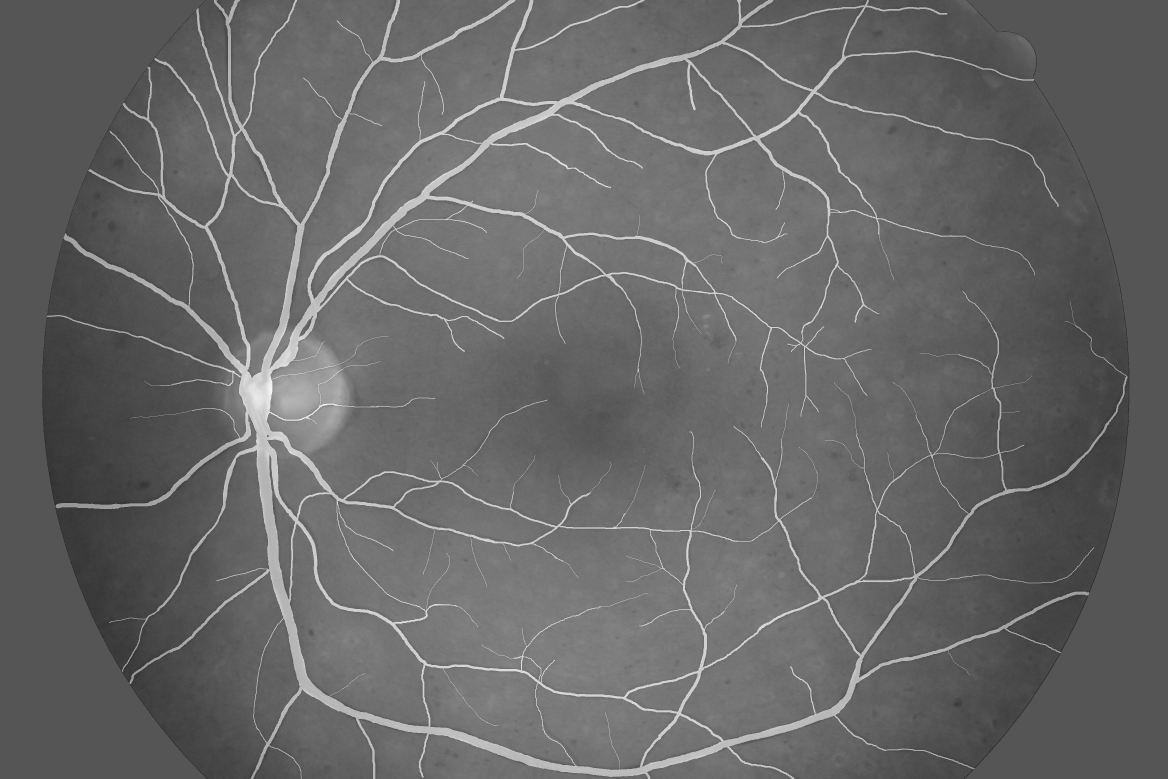
#> input picture Image segmentation/vessels_train.jpg, 3504 x 2336 px, found by its file name (shown at 1/3 size); the run also reads 1 picture not shown here
$ jupyter execute --allow-errors Automatic_Segmentation_colab.ipynb   (older library calls are emulated)
#> lines starting #> are read from the running program, lines starting #| are printed output that depends on the picture; long printed decimals are rounded
[cell 1]
from google.colab import drive
drive.mount('/content/drive')

# Automatic Image segmentation:

Let's consider an image segmentation problem in which we should identify a pattern from the background. In this case, we only have two classes of pixels: pixels belonging to the background and pixels belonging to the pattern of interest.

In order to understand the different methods covered in this session, we are going to use two different images from a well known dataset on retinal vessel segmentation:

- **Training image** ('vessels_train.jpg'): The one we are using in order to design the sementation method
- **Test iamge** ('vessels_test.jpg'): The image we are going to use in order to test the previously designed segmentation approach

For each of the images we also have their corresponding ground truth sementation images obtained from an independent expert ('vessels_train_GT.tif' and 'vessels_test_GT.tif'). We will use them as reference in order to quantify the performance of the sementation method. First we take a look to the image dataset:

[cell 2]
import skimage as sk
import matplotlib.pyplot as plt
from skimage import io
import os
from matplotlib import gridspec

path = '/content/drive/MyDrive/Master Interdisciplinary & Innovative/COMPUTER VISION/Segmentation/Image segmentation_colab/'

I_train = sk.io.imread(os.path.join(path,'vessels_train.jpg'))
#> I_train is the input picture: shape (2336, 3504); min 0, max 255, mean 103.1
I_train_GT = sk.io.imread(os.path.join(path,'vessels_train_GT.tif'))
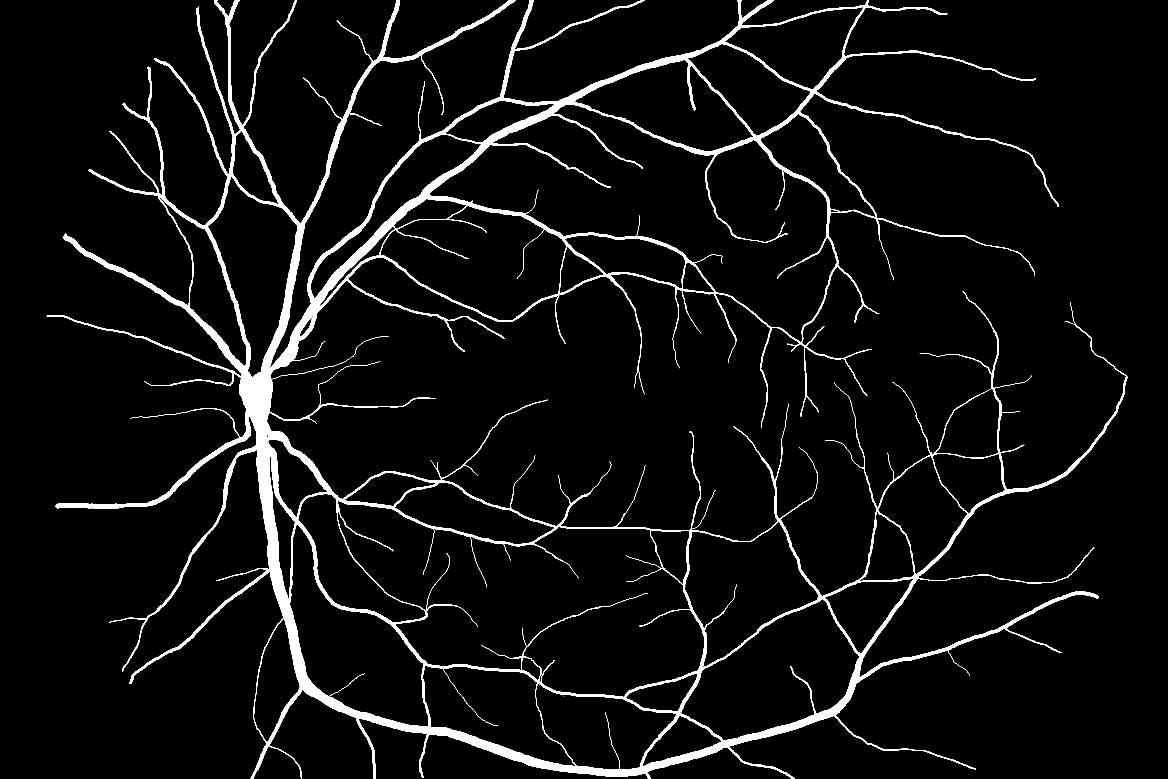
#> input picture Image segmentation/vessels_train_GT.tif, 3504 x 2336 px, found by its file name (shown at 1/3 size)
I_test = sk.io.imread(os.path.join(path,'vessels_test.jpg'))
I_test_GT = sk.io.imread(os.path.join(path,'vessels_test_GT.tif'))
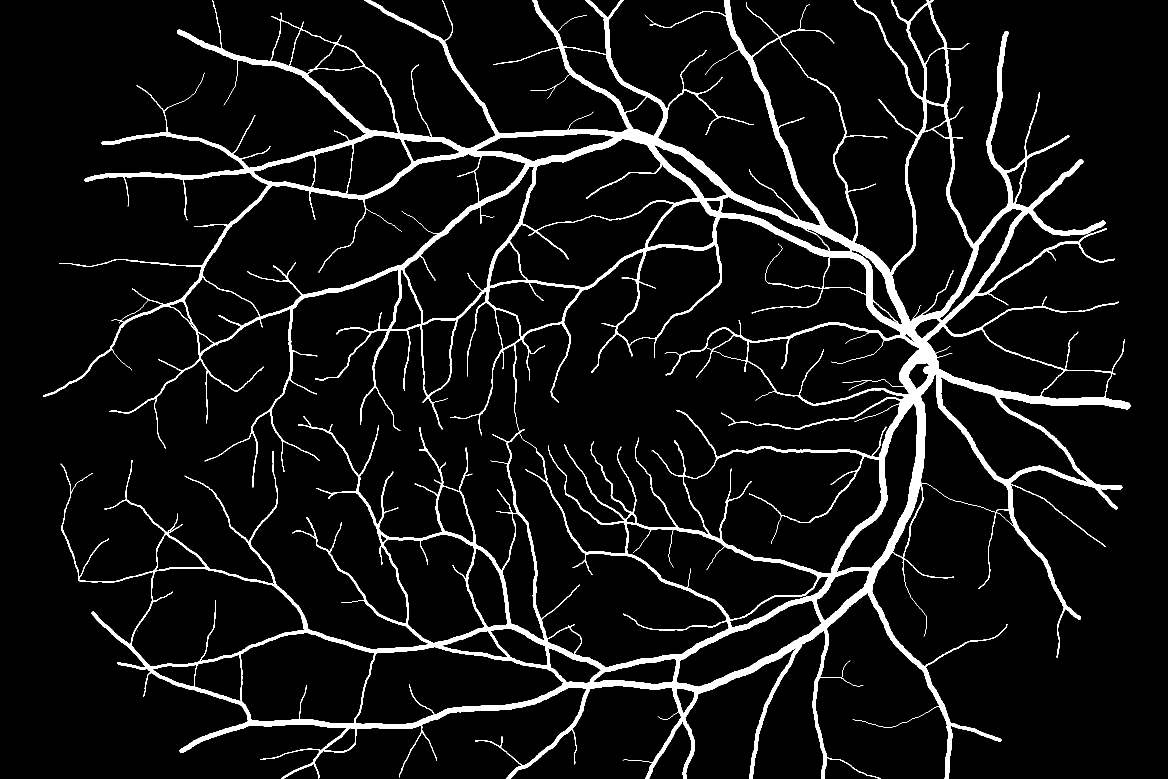
#> input picture Image segmentation/vessels_test_GT.tif, 3504 x 2336 px, found by its file name (shown at 1/3 size)

fig = plt.figure(figsize=(15, 15))
gs = gridspec.GridSpec(2, 2)

ax0 = fig.add_subplot(gs[0,0])
ax0.imshow(I_train, cmap=plt.cm.gray)
ax0.set_title('Training image')
ax0.set_axis_off()

ax1 = fig.add_subplot(gs[0,1])
ax1.imshow(I_train_GT, cmap=plt.cm.gray)
ax1.set_title('Ground Truth training image')
ax1.set_axis_off()

ax2 = fig.add_subplot(gs[1,0])
ax2.imshow(I_test, cmap=plt.cm.gray)
ax2.set_title('Test image')
ax2.set_axis_off()

ax3 = fig.add_subplot(gs[1,1])
ax3.imshow(I_test_GT, cmap=plt.cm.gray)
ax3.set_title('Groudth Truth test image')
ax3.set_axis_off()

plt.tight_layout()
plt.show()

# Manual thresholding:

A straightforward segmentation approach would be setting a manual grayscale trheshold after inspection of the image histogram:

[cell 3]
import matplotlib.pyplot as plt
from matplotlib import gridspec
import numpy as np

# reshape training image as 1d array:
v_I_train = I_train.reshape(I_train.shape[0]*I_train.shape[1],1).astype(np.uint8)

fig = plt.figure(figsize=(14, 6))
plt.hist(v_I_train, bins=256,density=True)
plt.show()

since we observe two clear clusters in the histogram we can separate them using a threshold of around 150-160:

[cell 4]
# Find Otsu's threshold for training image:
threshold_manual = 160

# Apply manual threshold to test image (Image Binarization):
I_manual = I_test >= threshold_manual


fig = plt.figure(figsize=(15, 15))
gs = gridspec.GridSpec(1, 2)

ax1 = fig.add_subplot(gs[0,0])
ax1.imshow(I_test, cmap=plt.cm.gray)
ax1.set_title('Original Image')
ax1.set_axis_off()

ax2 = fig.add_subplot(gs[0,1])
ax2.imshow(I_manual, cmap=plt.cm.gray)
ax2.set_title('Vessels segmentation (Manual Threshold T = {})'.format(threshold_manual))
ax2.set_axis_off()

plt.show()

## Otsu's Algorithm:

The first automatic segmentation approach is the Otsu's Method.

otsu.png

The algorithm finds the threshold that **maximum inter-class variance** $\sigma _{b}^{2}(t)$, defined in terms of the difference between the means of the two clusters in the image histogram (pattern and background, respectively):

$\sigma _{b}^{2}(t)=\omega _{0}(t)\omega _{1}(t)\left[\mu _{0}(t)-\mu _{1}(t)\right]^{2}$

The algorithm is the following:

1. Compute histogram and probabilities of each intensity level $p(i), i=0,\dots L$ where $L=2^n$ for an n-bit grayscale image.

2. Set up initial $\omega _{i}(0)$ and $\mu _{i}(0)$

3. Step through all possible thresholds $t=1,\ldots L-1$

a) Update $\omega _{i}$ and $\mu _{i}$

$\omega _{0}(t)=\sum _{i=0}^{t-1}p(i)$

$\omega _{1}(t)=\sum _{i=t}^{L-1}p(i)$

$\mu _{0}(t)={\frac {\sum _{i=0}^{t-1}ip(i)}{\omega _{0}(t)}}$

$\mu _{1}(t)={\frac {\sum _{i=t}^{L-1}ip(i)}{\omega _{1}(t)}}$

b) Compute $\sigma _{b}^{2}(t)=\omega _{0}(t)\omega _{1}(t)\left[\mu _{0}(t)-\mu _{1}(t)\right]^{2}$

4. Desired threshold corresponds to the maximum inter-class variance $\sigma _{b}^{2}(t)$

[cell 5]
import matplotlib.pyplot as plt
from matplotlib import gridspec
from skimage.filters import threshold_otsu

# Find Otsu's threshold for training image:
threshold_otsu = threshold_otsu(I_train)
#> threshold_otsu = 144

# Apply threshold to test image:
I_otsu = I_test >= threshold_otsu

fig = plt.figure(figsize=(15, 15))
gs = gridspec.GridSpec(2, 2)

ax1 = fig.add_subplot(gs[0,0])
ax1.imshow(I_test, cmap=plt.cm.gray)
ax1.set_title('Original Image')
ax1.set_axis_off()

ax2 = fig.add_subplot(gs[0,1])
ax2.imshow(I_otsu, cmap=plt.cm.gray)
ax2.set_title('Vessels segmentation (Otsu Threshold T = {})'.format(threshold_otsu))
ax2.set_axis_off()

ax3 = fig.add_subplot(gs[1,:])
ax3.hist(I_test.ravel(), bins=256,density=True)
ax3.axvline(threshold_otsu, color='r')
ax3.axvline(threshold_manual, color='g')
ax3.set_title('Histogram')
plt.show()

[cell 6]
threshold_otsu
#> Out = 144

# Segmentation methods using clustering algorithms:

Tehre are many Artificial Intelligence methods devoted to **automatic data clustering**. In our case clusters correspond to pixels belonging to the pattern and to the background. They are **Usupervised methods** that do not require the use of the ground truth in order to obtain a suitable segmentation.

The most common ones arethe following:

- Kmeans clustering
- Hierarchical clustering
- Gaussian Mixture models

We are going to focus in the kmeans clustering, we first explain how it works and then we are going to apply kmeans clustering to our vessel semgnetation problem. At the end of the section we provide some details on Hierarchical clustering and Gaussian Mixture models.

## kmeans algorithm:

[1] Specify the number of clusters $k$ to be found in data.

[2] Set initial values for the cluster centroids $\mu^0_1,\dots,\mu^0_k$ (at random or prior knowledge).

[3] Assign each observation to the nearest cluster (euclidean distance).

[4] Recompute the centroid of each cluster from the assigned observations $\mu^1_1,\dots,\mu^1_k$.

[5] Repeat steps 3-4 until no change in the centroids. Provide final clustering $\mu^n_1,\dots,\mu^n_k$, where $n$ is the number of iterations.

[cell 7]
from sklearn.cluster import KMeans

# reshape training image as 1d array:
v_I_train = I_train.reshape(I_train.shape[0]*I_train.shape[1],1).astype(np.uint8)

# Fit a Kmeans clustering model with two clusters using training image:
kmeans = KMeans(n_clusters=2, random_state=0).fit(v_I_train)

# Apply to predict test image:
v_I_test = I_test.reshape(I_test.shape[0]*I_test.shape[1],1).astype(np.uint8) # reshape image as 1d array

v_kmeans = kmeans.predict(v_I_test)
#v_kmeans= np.logical_not(v_kmeans)
I_kmeans = np.array(v_kmeans).reshape(I_test.shape[0],I_test.shape[1]).astype(np.uint8) # Shape back result as image


fig = plt.figure(figsize=(15, 15))
gs = gridspec.GridSpec(1, 2)

ax1 = fig.add_subplot(gs[0,0])
ax1.imshow(I_test, cmap=plt.cm.gray)
ax1.set_title('Original Image')
ax1.set_axis_off()

ax2 = fig.add_subplot(gs[0,1])
ax2.imshow(I_kmeans, cmap=plt.cm.gray)
ax2.set_title('Vessels segmentation (Kmeans)')
ax2.set_axis_off()

plt.show()

## Evaluating segmentation algorithms:

In order to evaluate a segmentation algorithm, we should introduce the following quantities:

- True positive (TP): A pattern pixel that has been correctly segmented as pattern
- True negative (TN): A background pixel that has been correctly segmented as background
- False positive (FP): A background pixel that has been mistakenly segmented as pattern (false alarm, Type I error)
- False negative (FN): A pattern pixel that has been mistakenly segmented as bavkground (omission, Type II error)

The confusion matrix is a 2x2 matrix reporting these four values: TP,TNFP,FN.

From them we can define different measures of error:

- Sensitivity, recall, hit rate, or true positive rate (TPR):

## $\text{TPR} =\frac{TP}{TP+FN}$

- Specificity, selectivity or true negative rate (TNR):

## $\text{TNR} =\frac{TN}{TN+FP}$

- The Sorensen-Dice similarity index:

Measures the similarity between a segmentation mask and the ground truth mask by computing the F1 score
is the harmonic mean of precision and sensitivity:

$\text{DSC}={\frac {2TP}{2TP+FP+FN}}$.

Let's compute these magnitudes for each of the segmentation methods:

[cell 8]
from sklearn.metrics import confusion_matrix

v_test_GT = I_test_GT.reshape(I_test_GT.shape[0]*I_test_GT.shape[1],1).astype(np.bool)

v_manual = I_manual.reshape(I_manual.shape[0]*I_manual.shape[1],1).astype(np.bool)
CM_manual = confusion_matrix(v_test_GT,v_manual)
#> CM_manual = [[7619619, 18093], [18236, 529396]]
tn, fp, fn, tp = CM_manual.ravel()
#> tn = 7619619; fp = 18093; fn = 18236; tp = 529396
TPR_manual = tp/(tp+fn)
#> TPR_manual = 0.967
FPR_manual = fp/(fp+tn)
#> FPR_manual = 0.00237
DSC_manual = 2*tp/(2*tp+fp+fn)
#> DSC_manual = 0.967

v_otsu = I_otsu.reshape(I_otsu.shape[0]*I_otsu.shape[1],1).astype(np.bool)
CM_otsu = confusion_matrix(v_test_GT,v_otsu)
#> CM_otsu = [[7605503, 32209], [1789, 545843]]
tn, fp, fn, tp = CM_otsu.ravel()
#> tn = 7605503; fp = 32209; fn = 1789; tp = 545843
TPR_otsu = tp/(tp+fn)
#> TPR_otsu = 0.997
FPR_otsu = fp/(fp+tn)
#> FPR_otsu = 0.00422
DSC_otsu = 2*tp/(2*tp+fp+fn)
#> DSC_otsu = 0.97

CM_kmeans = confusion_matrix(v_test_GT,np.array(v_kmeans).astype(np.bool))
#> CM_kmeans = [[6275294, 1362418], [269, 547363]]
tn, fp, fn, tp = CM_kmeans.ravel()
#> tn = 6275294; fp = 1362418; fn = 269; tp = 547363
TPR_kmeans = tp/(tp+fn)
#> TPR_kmeans = 1
FPR_kmeans = fp/(fp+tn)
#> FPR_kmeans = 0.178
DSC_kmeans = 2*tp/(2*tp+fp+fn)
#> DSC_kmeans = 0.445

print('Manual Segmentation: TPR={}, FPR={}, DSC={}'.format(TPR_manual,FPR_manual,DSC_manual))
#| Manual Segmentation: TPR=0.9667, FPR=0.002369, DSC=0.9668
print('Otsu Segmentation: TPR={}, FPR={}, DSC={}'.format(TPR_otsu,FPR_otsu,DSC_otsu))
#| Otsu Segmentation: TPR=0.9967, FPR=0.004217, DSC=0.9698
print('Kmeans Segmentation: TPR={}, FPR={}, DSC={}'.format(TPR_kmeans,FPR_kmeans,DSC_kmeans))
#| Kmeans Segmentation: TPR=0.9995, FPR=0.1784, DSC=0.4455

# Other clustering methods:

## Hierarchical clustering, agglomerative clustering:

Sequence of partitions of the data into a set of clusters. They can be either agglomerative or Divisive:

- Divisive: Start with all observations in one cluster and slplit the clusters sequencially.

- Agglomerative: Start with as many cluster as observations and group them according to a cluster to cluster distance (linkage).

Consider two clusters $r$ and $s$ with $n_r$ and $n_s$ observations. A common cluster-cluster distances is:

\begin{equation*}
d_{min}(r,s) = \min \{ d(x_i^r,x_j^s) \}, \, i=1,\dots,n_r ; j=1,\dots,n_s
\end{equation*}
where $d(x_i^r,x_j^s)$ is the euclidean distance between observation $i$ in cluster $r$ and $j$ in cluster $s$.

Other commonly used cluster-cluster distances are:
\begin{eqnarray*}
d_{max}(r,s) &=& \max \{ d(x_i^r,x_j^s) \}, \, i=1,\dots,n_r ; j=1,\dots,n_s \\
d_{max}(r,s) &=& \frac{1}{n_s n_r}\sum_{i=1}^{n_r} \sum_{j=1}^{n_s} d(x_i^r,x_j^s)
\end{eqnarray*}

The agglomerative clustering algorithm:

[1] Specify the number of clusters $k$ to be found in data.

[2] Initizlize the number of clusters to the number of observations $N$.

[3] Group the nearest two clusters based on a cluster-to-cluster distance.

[4] Recompute the centroid of each cluster from the assigned observations $\mu^1_1,\dots,\mu^1_{N-1}$.

[5] Repeat steps 3-4 until the number of clusters is $k$.

## Gaussian Mixture Model Clustering

We model the distribution of the multidimensional observations using a mixture of gaussian distributions:

$p(\vec{x}) = \sum_{i=1}^G \pi_i N(\vec{\mu_i},\Sigma)$

$\sum_{i=1}^G \pi_i, 0\le \pi_i \le 1$

[cell 9]
import numpy as np
import matplotlib.pyplot as plt

from sklearn.cluster import KMeans,AgglomerativeClustering
from sklearn.datasets import make_blobs
from sklearn import mixture


n_clusters = 3
n_samples = 1500
random_state = 170
X, y = make_blobs(n_samples=n_samples, centers=[[-5,5],[0,0],[5,5]], cluster_std = [1.5,1,2], n_features=2,random_state=random_state)

y_pred_kmeans = KMeans(n_clusters=n_clusters, random_state=random_state).fit_predict(X)

fig = plt.figure(figsize=(12, 4))
plt.subplot(131)
plt.scatter(X[:, 0], X[:, 1], c=y_pred_kmeans)
plt.title("K-means")

clustering = AgglomerativeClustering(n_clusters=n_clusters).fit(X)
y_pred_hier = clustering.fit_predict(X)

plt.subplot(132)
plt.scatter(X[:, 0], X[:, 1], c=y_pred_hier)
plt.title("Agglomerative clustering")


gmm = mixture.GaussianMixture(n_components=n_clusters,covariance_type='full')
y_pred_gmm = gmm.fit_predict(X)

plt.subplot(133)
plt.scatter(X[:, 0], X[:, 1], c=y_pred_gmm)
plt.title("GMM clustering")

plt.show()
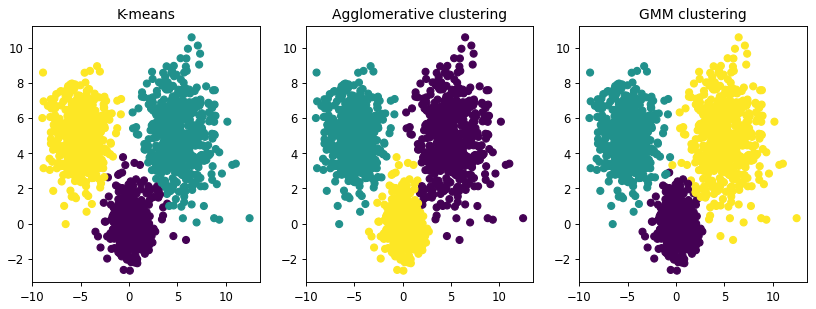
#> figure drawn by matplotlib, 3 panels

# Supervised methods:

## LINEAR DISCRIMINANT ANALYSIS (LDA)

The Bayes theorem in the context of data classification:
\begin{equation*}
p(\omega_i|\vec{x}) = \frac{p(\vec{x}|\omega_i) p(\omega_i)}{p(\vec{x})}
\end{equation*}
where $\vec{x} = \{x_1,\dots,x_d\}$ is an observation in a d-dimensional feature space and $\omega_i$ is a label for class $i$.
Bayesian decision theory: Assign observation $\vec{x}$ to the class that maximizes the posterior probability $p(\omega_i|\vec{x})$:
\begin{equation*}
\text{argmax}_{i \in 1,\dots,G} p(\omega_i|\vec{x})
\end{equation*}

We define the discriminant function $g_i(\vec{x})$ as:
\begin{equation*}
g_i(\vec{x}) = \log p(\omega_i|\vec{x}) = \log p(\vec{x}|\omega_i) + \log p(\omega_i)
\end{equation*}

When all $G$ classes have equal prior probabilities $p(\omega_i)=1/G$, the Maximum a Posteriori decision is equivalent to a Maximum Likelihood since
the posterior is proportional to the likelihood function $p(\omega_i|\vec{x}) \propto p(\vec{x}|\omega_i)$.

Let's assume that observations $\vec{x}$ belonging to class $\omega_i$ are distributed according to a d-dimensional multivariate normal $N(\mu_i,\Sigma_i)$. The likelihood is then given by:
\begin{equation*}
p(\vec{x}|\omega_i) = \frac{1}{(2\pi)^{d/2} |\Sigma_i|^{1/2}}
e{\frac{1}{2}(\vec{x}-\mu_i)^T \Sigma_i^{-1} (\vec{x}-\mu_i)}
\end{equation*}
%
and the discriminant function $g_i(\vec{x})$ is then given by:
%
\begin{equation*}
g_i(\vec{x}) = \log p(\omega_i|\vec{x}) = -\frac{d}{2}\log 2\pi -\frac{1}{2}\log|\Sigma_i| - \frac{1}{2}(\vec{x}-\mu_i)^T \Sigma_i^{-1} (\vec{x}-\mu_i)+\log p(\omega_i)
\end{equation*}

Multi-class supervised classification algorithm based on discriminant functions:

[1] Construct a **training set** of labeled observations $\mathcal{D}_i$ for each class $\omega_i, \, i=1,\dots,G$:

\begin{eqnarray*}
\mathcal{D}_i = \{\vec{x}_1,\dots,\vec{x}_N \}
\end{eqnarray*}

[2] Use training sets $\mathcal{D}_i, \, i=1,\dots,G$ to estimate the i-the class parameters $(\mu_i,\Sigma_i)$.

[3] Classify a new unlabeled observation $\vec{x}_{new}$ to the class with maximum discriminant function:

\begin{equation*}
\text{argmax}_{i \in 1,\dots,G} g_i(\vec{x}_{new})
\end{equation*}

Train a LDA model using labelled pixels from training image (both training image and training ground truth):

[cell 10]
from sklearn.discriminant_analysis import LinearDiscriminantAnalysis

v_train_GT = I_train_GT.reshape(I_train_GT.shape[0]*I_train_GT.shape[1],1).astype(np.bool)

lda_model = LinearDiscriminantAnalysis(n_components=2,store_covariance=True)
#> (the rest of this cell did not finish here and is left out)

#> (a cell that did not finish here is left out)

Predict pixel classes in test image:

#> (a cell that did not finish here is left out)

#> (a cell that did not finish here is left out)

Let's report all methods at once:

[cell 14]
print('Manual Segmentation: TPR={}, FPR={}, DSC={}'.format(TPR_manual,FPR_manual,DSC_manual))
#| Manual Segmentation: TPR=0.9667, FPR=0.002369, DSC=0.9668
print('Otsu Segmentation: TPR={}, FPR={}, DSC={}'.format(TPR_otsu,FPR_otsu,DSC_otsu))
#| Otsu Segmentation: TPR=0.9967, FPR=0.004217, DSC=0.9698
print('Kmeans Segmentation: TPR={}, FPR={}, DSC={}'.format(TPR_kmeans,FPR_kmeans,DSC_kmeans))
#| Kmeans Segmentation: TPR=0.9995, FPR=0.1784, DSC=0.4455
#> (the rest of this cell did not finish here and is left out)
